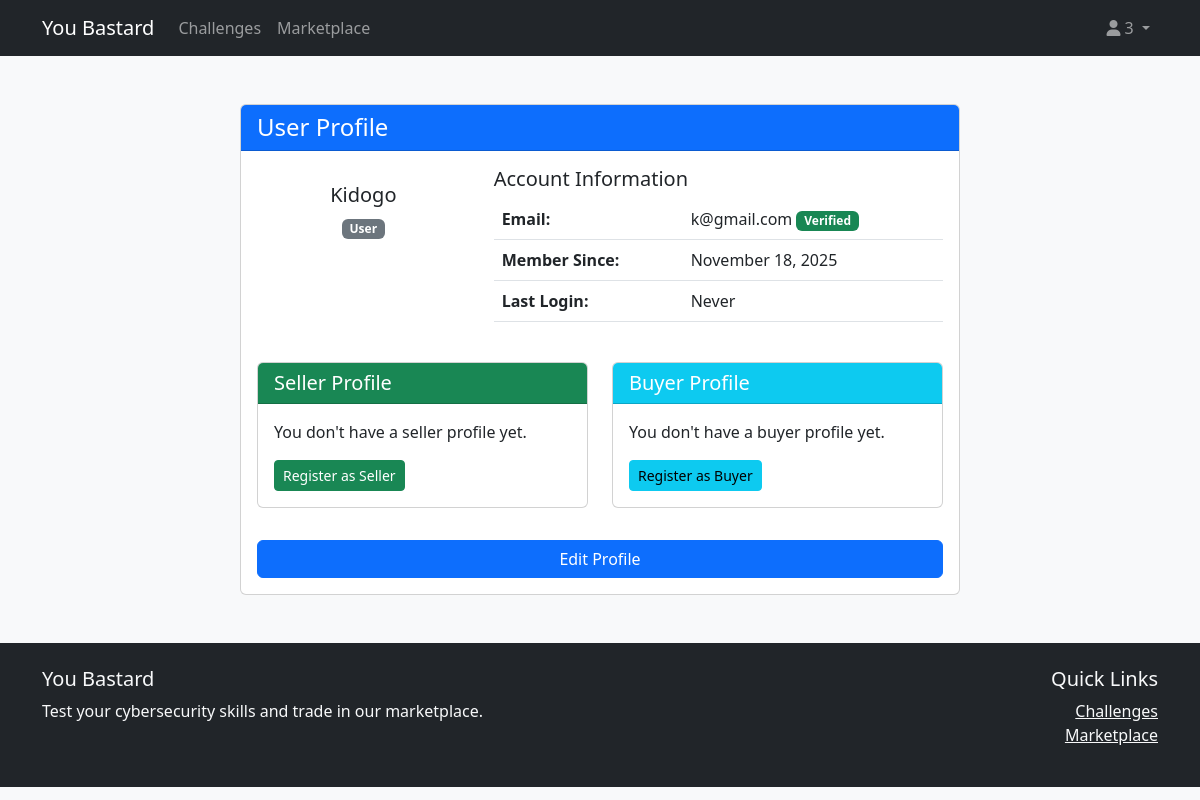
/profile (signed in), run on the app's committed database.
### core/auth/models.py (models this page shows, shortened)
class User(Base, UserMixin):
    __tablename__ = 'users'
    id = Column(Integer, primary_key=True)
    username = Column(String(80), unique=True, nullable=False)
    password_hash = Column(String(120), nullable=False)
    email = Column(String(120), unique=True, nullable=True)
    email_verified = Column(Boolean, default=False)
    email_token = Column(String(100), unique=True)
    email_token_expiry = Column(DateTime)
    is_active = Column(Boolean, default=True)
    is_admin = Column(Boolean, default=False)
    created_at = Column(DateTime, default=datetime.utcnow)
    last_login = Column(DateTime)
    buyer_profile = relationship("Buyer", back_populates="user", uselist=False)
    seller_profile = relationship("Seller", back_populates="user", uselist=False)

### routes/profile.py (the view)
@profile_bp.route('/profile', methods=['GET'])
@login_required
def view_profile():
    return render_template('profile/view.html')

### app.py (called while the page is built)
@login_manager.user_loader
def load_user(user_id):
    return User.query.filter_by(username=user_id).first()

@app.teardown_appcontext
def shutdown_session(exception=None):
    db_session.remove()

### templates/profile/view.html (shortened to what this page needs)
{% extends "base.html" %}
{% block content %}
<div class="container mt-5">
    <div class="row">
        <div class="col-md-8 mx-auto">
            <div class="card">
                <div class="card-header bg-primary text-white">
                    <h4 class="mb-0">User Profile</h4>
                </div>
                <div class="card-body">
                    <div class="row mb-4">
                        <div class="col-md-4 text-center">
                            <h5>{{ current_user.username }}</h5>
                            <p class="text-muted">
                                {% if current_user.is_admin %}
                                    <span class="badge bg-danger">Admin</span>
                                {% else %}
                                    <span class="badge bg-secondary">User</span>
                                {% endif %}
                            </p>
                        </div>
                        <div class="col-md-8">
                            <h5>Account Information</h5>
                            <table class="table">
                                <tr>
                                    <th>Email:</th>
                                    <td>
                                        {{ current_user.email }}
                                        {% if current_user.email_verified %}
                                            <span class="badge bg-success">Verified</span>
                                        {% else %}
                                            <span class="badge bg-warning">Unverified</span>
                                        {% endif %}
                                    </td>
                                </tr>
                                <tr>
                                    <th>Member Since:</th>
                                    <td>{{ current_user.created_at.strftime('%B %d, %Y') }}</td>
                                </tr>
                                <tr>
                                    <th>Last Login:</th>
                                    <td>
                                        {% if current_user.last_login %}
                                            {{ current_user.last_login.strftime('%B %d, %Y %H:%M') }}
                                        {% else %}
                                            Never
                                        {% endif %}
                                    </td>
                                </tr>
                            </table>
                        </div>
                    </div>
                    <div class="row">
                        <div class="col-md-6">
                            <div class="card mb-3">
                                <div class="card-header bg-success text-white">
                                    <h5 class="mb-0">Seller Profile</h5>
                                </div>
                                <div class="card-body">
                                    {% if current_user.seller_profile %}
                                        <h6>{{ current_user.seller_profile.business_name }}</h6>
                                        <p>{{ current_user.seller_profile.description }}</p>
                                        <p>
                                            <strong>Verification Status:</strong>
                                            {% if current_user.seller_profile.is_verified >= 5 %}
                                                <span class="badge bg-success">Verified Seller</span>
                                            {% else %}
                                                <span class="badge bg-warning">Unverified ({{ current_user.seller_profile.is_verified }}/5 challenges)</span>
                                            {% endif %}
                                        </p>
                                        <a href="{{ url_for('marketplace.seller_products') }}" class="btn btn-sm btn-success">Manage Products</a>
                                    {% else %}
                                        <p>You don't have a seller profile yet.</p>
                                        <a href="{{ url_for('marketplace.seller_register') }}" class="btn btn-sm btn-success">Register as Seller</a>
                                    {% endif %}
                                </div>
                            </div>
                        </div>
                        <div class="col-md-6">
                            <div class="card mb-3">
                                <div class="card-header bg-info text-white">
                                    <h5 class="mb-0">Buyer Profile</h5>
                                </div>
                                <div class="card-body">
                                    {% if current_user.buyer_profile %}
                                        <h6>{{ current_user.buyer_profile.display_name }}</h6>
                                        <p>
                                            <strong>Verification Status:</strong>
                                            {% if current_user.buyer_profile.is_verified >= 3 %}
                                                <span class="badge bg-success">Verified Buyer</span>
                                            {% else %}
                                                <span class="badge bg-warning">Unverified ({{ current_user.buyer_profile.is_verified }}/3 challenges)</span>
                                            {% endif %}
                                        </p>
                                        <a href="{{ url_for('marketplace.view_products') }}" class="btn btn-sm btn-info">Browse Products</a>
                                    {% else %}
                                        <p>You don't have a buyer profile yet.</p>
                                        <a href="{{ url_for('marketplace.buyer_register') }}" class="btn btn-sm btn-info">Register as Buyer</a>
                                    {% endif %}
                                </div>
                            </div>
                        </div>
                    </div>
                    <div class="d-grid gap-2 mt-3">
                        <a href="{{ url_for('profile.edit_profile') }}" class="btn btn-primary">Edit Profile</a>
                    </div>
                </div>
            </div>
        </div>
    </div>
</div>
{% endblock %}

### templates/base.html (shortened to what this page needs)
<!DOCTYPE html>
<html lang="en">
<head>
    <link href="https://cdn.jsdelivr.net/npm/bootstrap@5.3.0/dist/css/bootstrap.min.css" rel="stylesheet">
    <link href="https://cdnjs.cloudflare.com/ajax/libs/font-awesome/6.0.0/css/all.min.css" rel="stylesheet">
</head>
<body class="bg-light">
    <nav class="navbar navbar-expand-lg navbar-dark bg-dark">
        <div class="container">
            <a class="navbar-brand" href="{{ url_for('index') }}">You Bastard</a>
            <div class="collapse navbar-collapse" id="navbarNav">
                <ul class="navbar-nav me-auto">
                    <li class="nav-item">
                        <a class="nav-link" href="{{ url_for('list_challenges') }}">Challenges</a>
                    </li>
                    <li class="nav-item">
                        <a class="nav-link" href="{{ url_for('marketplace.index') }}">Marketplace</a>
                    </li>
                </ul>
                <ul class="navbar-nav">
                    {% if current_user.is_authenticated %}
                    <li class="nav-item dropdown">
                        <a class="nav-link dropdown-toggle" href="#" id="userDropdown" role="button" data-bs-toggle="dropdown">
                            <i class="fas fa-user"></i> {{ current_user.id }}
                        </a>
                    </li>
                    {% endif %}
                </ul>
            </div>
        </div>
    </nav>
    <main class="container my-4">
        {% block content %}{% endblock %}
    </main>
    <footer class="bg-dark text-light py-4 mt-5">
        <div class="container">
            <div class="row">
                <div class="col-md-6">
                    <h5>You Bastard</h5>
                    <p>Test your cybersecurity skills and trade in our marketplace.</p>
                </div>
                <div class="col-md-6 text-md-end">
                    <h5>Quick Links</h5>
                    <ul class="list-unstyled">
                        <li><a href="{{ url_for('list_challenges') }}" class="text-light">Challenges</a></li>
                        <li><a href="{{ url_for('marketplace.index') }}" class="text-light">Marketplace</a></li>
                    </ul>
                </div>
            </div>
        </div>
    </footer>
</body>
</html>

### data on the page
User: id "3", username "Kidogo", email "k@gmail.com", created_at "November 18, 2025"
